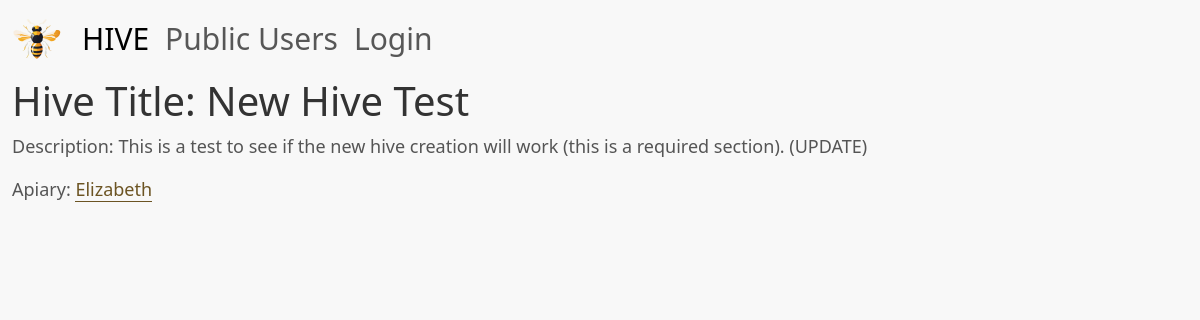
The page /hive/1/ on the database its author committed.
### beekeeping_app/models.py (models this page shows, shortened)
class Hive(models.Model):
    title = models.CharField(max_length=200)
    description = models.CharField(max_length=400)
    apiary = models.ForeignKey(Apiary, on_delete=models.CASCADE)

class Apiary(models.Model):
    title = models.CharField(max_length=200)
    company = models.CharField(max_length=200, blank=True)
    company_logo = models.ImageField(upload_to='C:/Users/olivi/OneDrive/GitHub/CS3300_real/apiary/static/images/company_logos/', blank=True, null=True)
    contact_email = models.CharField(max_length=200)
    is_published = models.BooleanField(default=False)
    about = models.CharField(max_length=400, blank = True)
    def get_absolute_url(self):
        return reverse('apiary-detail', args=[str(self.id)])

### beekeeping_app/views.py (the view)
# urls.py: path('hive/<int:hive>/', views.hiveDetail, name='hive-detail'),
def hiveDetail(request, hive):
    hive_instance = Hive.objects.get(pk=hive)
    return render(request, 'beekeeping_app/hive-detail.html', {'hive': hive_instance})

### beekeeping_app/templates/beekeeping_app/hive-detail.html
{% extends "beekeeping_app/base_template.html" %}
{% block content %}
    <h1>Hive Title: {{hive.title}}</h1>
    <div>
        <p>Description: {{hive.description}}</p>
        <p>Apiary:
            <a href="{{ hive.apiary.get_absolute_url }}">{{hive.apiary.title}}</a>
        </p>
    </div>
{% endblock %}

### static/styles.css (style rules this page uses)
body { font-family: 'Segoe UI', Tahoma, Geneva, Verdana, sans-serif; background-color: #f8f8f8; color: #333; font-size: 18px; }
a { color: #6C5423; text-decoration: none; border-bottom: 1px solid #6C5423; font-size: 18px; }
h1, h2, h3, h4, h5, h6 { color: #333; }
p { color: #555; font-size: 18px; }

### rows shown on the page
Hive: title "New Hive Test", description "This is a test to see if the new hive creation will work (this is a required section). (UPDATE)", apiary "Elizabeth"
